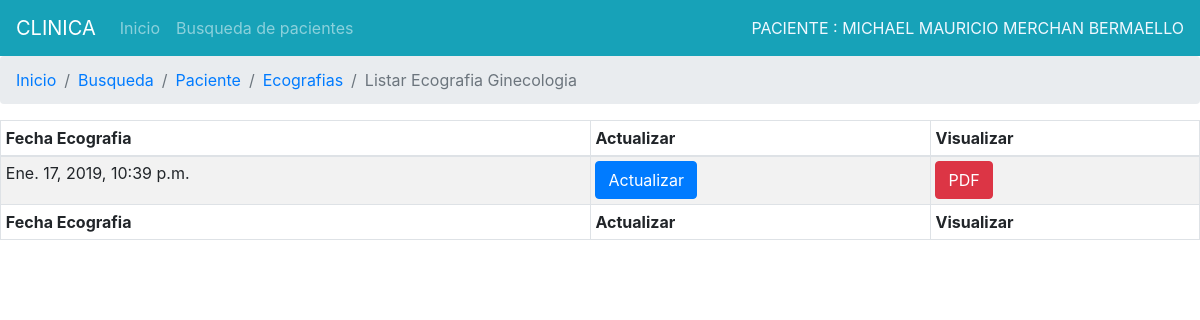
The app's page /registros/ecoginecologia/listar/1 with its own data.
### Registros/models.py (models this page shows, shortened)
class Paciente(models.Model):
	cedula=models.CharField(max_length=13,unique=True,verbose_name='Cedula de indentidad')
	nombre1=models.CharField(max_length=50,verbose_name='Primer nombre')
	nombre2=models.CharField(max_length=50,verbose_name='Segundo nombre')
	apellPadre=models.CharField(max_length=50,verbose_name='Apellido paterno')
	apellMadre=models.CharField(max_length=50,verbose_name='Apellido materno')
	sexo=models.CharField(max_length=2,choices=(('F', 'Femenino'),('M', 'Masculino'),))
	direccion=models.CharField(max_length=100,verbose_name='DIRECCION DOMICILIARIA')
	fechNacimiento=models.DateField('fecha de naciemiento',default=timezone.now)
	lugarNacimiento=models.CharField(max_length=100,verbose_name='LUGAR DE NACIMIENTO')
	nacionalidad=models.CharField(max_length=100,verbose_name='NACIONALIDAD')
	grupoCultural=models.CharField(max_length=100,verbose_name='GRUPO CULTURAL')
	estadoCivil=models.CharField(max_length=3,choices=(('SOL', 'Soltero'),('CAS', 'Casado'),('DIV', 'Divorciado'),('VIU', 'Viudo'),('UNL', 'Unión libre')))
	instruccion=models.CharField(max_length=100,verbose_name='INSTRUCION EDUCATIVA')
	ocupacion=models.CharField(max_length=100,verbose_name='OCUPACION')
	empresa=models.CharField(max_length=100,verbose_name='EMPRESA')
	tipo_sangre=models.CharField(max_length=100,verbose_name='TIPO DE SANGRE')
	tipo_seguro=models.CharField(max_length=100,verbose_name='TIPO DE SEGURIDAD')
	telefono=models.CharField(max_length=9,verbose_name='Telefono del paciente')
	celular=models.CharField(max_length=10,verbose_name='Celular del paciente')
	correo=models.EmailField(verbose_name='Correo del paciente')
	pariente=models.CharField(max_length=100,verbose_name='NOMBRE PARIENTE')
	parentesco=models.CharField(max_length=100,verbose_name='Parentesco')
	telefono_pariente=models.CharField(max_length=9,verbose_name='Telefono del pariente')
	celular_pariente=models.CharField(max_length=10,verbose_name='Celular del referido')
	foto=models.ImageField(upload_to='fotos', null=True,blank=True)
	fech_creado=models.DateTimeField(auto_now_add=True,verbose_name='Fecha de admision')
	fech_actualizado=models.DateTimeField(auto_now=True,verbose_name='FECHA DE ACTUALIZACION')
	def __str__(self):
		return self.apellPadre+' '+self.apellMadre+' '+self.nombre1+' '+self.nombre2

class ecografiaginecologico(models.Model):
	paciente = models.ForeignKey(Paciente, on_delete=models.CASCADE,verbose_name='PACIENTE')
	motivoExamen=models.CharField(max_length=500,verbose_name='MOTIVO DEL EXAMEN')
	posicionUtero=models.CharField(max_length=20,choices=(('ANTEVERSO', 'Anteverso'),('CENTRAL', 'Central'),('RETROVRSO', 'Retroverso')))
	contornoUtero=models.CharField(max_length=100,verbose_name='CONTORNO')
	ecoestructura=models.CharField(max_length=100,verbose_name='ESTRUCTURA')
	medidas=models.CharField(max_length=100,verbose_name='MEDIDAS')
	endometrio=models.CharField(max_length=20,choices=(('MENSTRUAL', 'Menstrual'),('PROLIF', 'Prolif.'),('PERIOF', 'Periof.'),('SECRET', 'Secret')))
	descripcion=models.CharField(max_length=500,verbose_name='DESCRIPCION')
	anexodermedidas=models.CharField(max_length=200,verbose_name='DESCRIPCION')
	anexodermasas=models.CharField(max_length=20,choices=(('NO', 'No'),('QUISTE', 'Quiste.'),('SOLIDAS', 'Solidas.')))
	anexoderdescripcion=models.CharField(max_length=300,verbose_name='DESCRIPCION')
	anexoizqmedidas=models.CharField(max_length=200,verbose_name='DESCRIPCION')
	anexoizqmasas=models.CharField(max_length=20,choices=(('NO', 'No'),('QUISTE', 'Quiste.'),('SOLIDAS', 'Solidas.')))
	anexoizqdescripcion=models.CharField(max_length=300,verbose_name='DESCRIPCION')
	liquidolibre=models.CharField(max_length=20,choices=(('NO', 'No'),('ESCASO', 'Escaso.'),('MODERADO', 'Moderado.'),('ABUNDANTE', 'Abundante.')))
	observacion=models.CharField(max_length=500,verbose_name='OBSERVACION')
	presuncionDiagnostico=models.CharField(max_length=500,verbose_name='PRESUNCION_DIAGNOSTICA')
	fech_informe=models.DateTimeField(auto_now_add=True,verbose_name='FECHA INFORME ECOGRAFICO GINECOLOGICO')
	fech_actualizado=models.DateTimeField(auto_now=True,verbose_name='FECHA DE ACTUALIZACION')
	encargado = models.CharField(max_length=30,verbose_name='ENCARGADO',blank=True,null=True)

### Registros/views.py (the view)
# urls.py: path('ecoginecologia/listar/<pk>', views.Listecoginecologo.as_view(),name='listar_ecoginecologia'),
class Listecoginecologo(DetailView):
    model = Paciente
    template_name='registros/listar_ecos/listar_ecoginecologia.html'
    def get_context_data(self, **kwargs):
        context = super().get_context_data(**kwargs)
        parametro = self.kwargs.get('pk',None)
        analisis = ecografiaginecologico.objects.filter(paciente__id=parametro)
        context['analisis']=analisis
        print(context)
        return context

### Registros/templates/registros/listar_ecos/listar_ecoginecologia.html (shortened to what this page needs)
{%extends "registros/base_listar.html"%}
{% block tipoeco %}
<li class="breadcrumb-item"><a href="{% url 'registros:ecografia' ident=paciente.pk %}">Ecografias</a></li>
<li class="breadcrumb-item active" aria-current="page">Listar Ecografia Ginecologia</li>
{% endblock %}
{% block content %}
<table id="dtDynamicVerticalScrollExample" class="table table-striped table-bordered table-sm" cellspacing="0" width="100%">
    <thead>
      <tr>
        <th class="th-sm">Fecha Ecografia
        </th>
        <th class="th-sm">Actualizar
        </th>
        <th class="th-sm">Visualizar
            </th>
      </tr>
    </thead>
    <tbody>
        {% for list in analisis %}
        <tr>
            <td>{{list.fech_informe}}</td>
            <td><a class="btn btn-primary" href="#">Actualizar</a></td>
            <td><a class="btn btn-danger" href="#">PDF</a></td>
        </tr>
        {%endfor%}
    </tbody>
    <tfoot>
        <tr>
            <th>Fecha Ecografia</th>
            <th>Actualizar</th>
            <th>Visualizar</th>
        </tr>
    </tfoot>
  </table>
{% endblock %}

### Registros/templates/registros/base_listar.html (shortened to what this page needs)
{% extends 'registros/base.html' %}
{% load crispy_forms_tags %}
{% block principal %}
<li class="nav-item">
  <a class="nav-link" href="{% url 'registros:index'%}">Inicio</a>
</li>
<li class="nav-item">
  <a class="nav-link" href="{% url 'registros:buscar'%}">Busqueda de pacientes</a>
</li>
{% endblock %}
{%block derecha%}
<div style="color:aliceblue">PACIENTE : {{paciente.nombre1}}&nbsp{{paciente.nombre2}}&nbsp{{paciente.apellPadre}}&nbsp{{paciente.apellMadre}}
</div>
{%endblock%}
{% block lista %}
<li class="breadcrumb-item"><a href="{% url 'registros:index'%}">Inicio</a></li>
<li class="breadcrumb-item"><a href="{% url 'registros:buscar'%}">Busqueda</a></li>
<li class="breadcrumb-item"><a href="{% url 'registros:paciente' ident=paciente.pk %}">Paciente</a></li>
{% block tipoeco %}{% endblock %}
{% endblock %}

### records on screen
Paciente: nombre1 "MICHAEL", nombre2 "MAURICIO", apellPadre "MERCHAN", apellMadre "BERMAELLO"
ecografiaginecologico: fech_informe "Ene. 17, 2019, 10:39 p.m."
